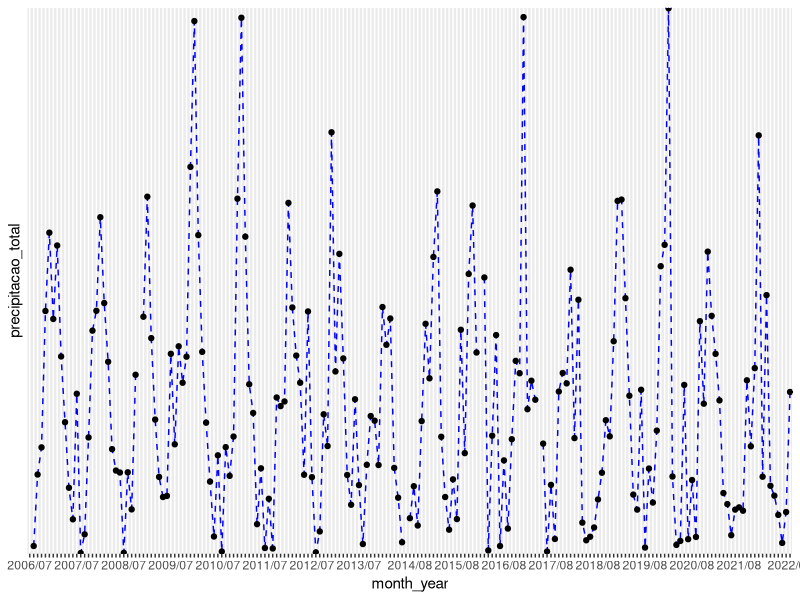
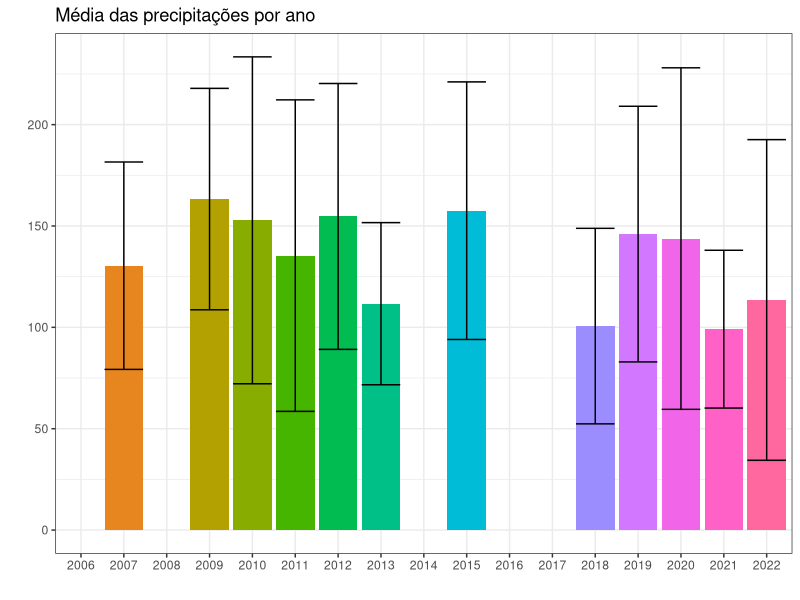

Source code (R) for these figures, in order:
## ---- chunk 1
library(readr)

inmet <- read.csv2("Data/INMET_SP.csv", header = TRUE, sep = ";", dec = ",")

## ---- chunk 2

View(inmet)

## ---- chunk 3

str(inmet)

## ---- chunk 4

summary(inmet)

## ---- chunk 5
colnames(inmet)[c(1,2,3)] <- c("data","dias_de_precipitacao","precipitacao_total")

View(inmet)
## ---- chunk 6

month_year <- format(as.Date(inmet$data, format = "%d/%m/%Y"),"%Y/%m")

View(month_year)

library(ggplot2)

ggplot(inmet,
       aes(x = month_year, y = precipitacao_total)) +
       geom_line(linetype="dashed", color="blue", aes(group=1)) +
       geom_point() + 
        scale_x_discrete(guide = guide_axis(check.overlap = TRUE)) +
        scale_y_discrete(guide= guide_axis(check.overlap = TRUE))
## ---- chunk 7
ano <- format(as.Date(inmet$data, format = "%d/ %m/ %Y"),"%Y")
inmet_new <- cbind(inmet, ano)

View(inmet_new)
## ---- chunk 8

#Média das precipitações por ano

library(dplyr) #instalando o pacote para utilizar o operador pipe %>%

tabela_stats <- inmet_new %>%
  group_by(ano) %>%
  summarise(n_obs = n(), media = mean(precipitacao_total), desvio_padrao = sd(precipitacao_total)) %>% 
  mutate(erro = 1.96*desvio_padrao/sqrt(n_obs), 
         limite_superior = media + erro,
         limite_inferior = media - erro)

#Visualizando a tabela criada com os dados estatísticos

View(tabela_stats)
## ---- chunk 9

#Plotando os valores com seus respectivos erros
ggplot (data = tabela_stats, aes(x = ano, y = media, fill = ano)) +
  geom_col() +
  geom_errorbar(aes(ymin=limite_inferior, ymax=limite_superior)) +
  ggtitle("Média das precipitações por ano") +
  xlab("") +
  ylab("") +
  theme_bw() +
  theme(legend.position = "none")

